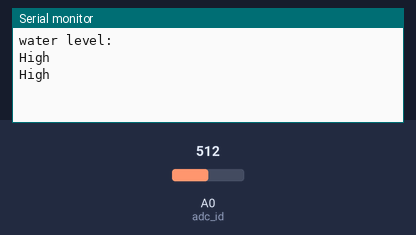
This sketch was run on a simulated Arduino Uno, built with avr-gcc and run on an emulated ATmega328P. Shown: the last lines printed to the serial monitor. Inputs (shaded band) come from the test bench; at power-on: A0 (adc_id) = 512.

Above: at 1.8 s.
1.9 s: A0 (adc_id) set to 342
At 2.8 s:
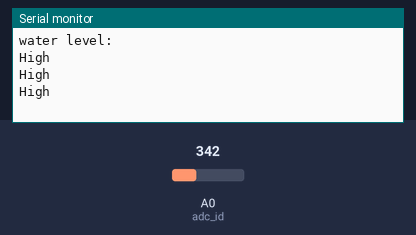
3.4 s: A0 (adc_id) set to 316
At 4.7 s:
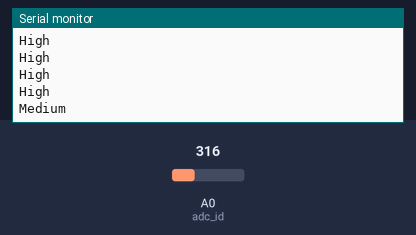
6.5 s: A0 (adc_id) set to 290
At 7.8 s:
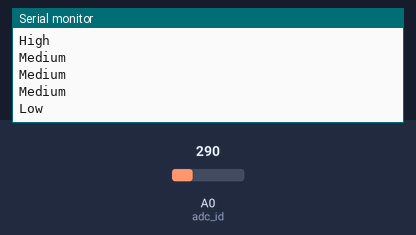
9.5 s: A0 (adc_id) set to 107
At 10.5 s:
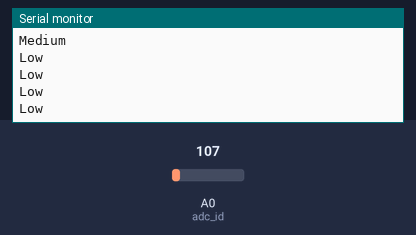
11.0 s: A0 (adc_id) set to 95
At 11.8 s:
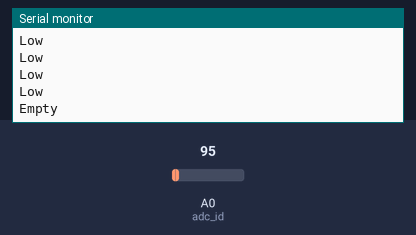

Measured:
- the behaviour switches between 331 and 330 on A0 (adc_id) (found by bisection; images 1 and 2)
- the behaviour switches between 301 and 300 on A0 (adc_id) (found by bisection; images 2 and 3)
- the behaviour switches between 101 and 100 on A0 (adc_id) (found by bisection; images 4 and 5)
- after the input at 3.4 s, the serial monitor: prints a new line after 0.60 s (image 2)
- after the input at 6.5 s, the serial monitor: prints a new line after 0.50 s (image 3)
- after the input at 11.0 s, the serial monitor: prints a new line at once (image 5)

The sketch:

WaterSensor.ino
```cpp
int adc_id = A0;

void setup()
{
  Serial.begin(9600);
  Serial.println("water level: ");
}
void loop()
{
    int value = analogRead(adc_id); // get adc value

    if(value <= 100) {
      Serial.println("Empty");
    } else if (value > 100 && value <= 300) {
      Serial.println("Low");
    } else if (value > 300 && value <= 330) {
      Serial.println("Medium");
    } else if (value > 330) {
      Serial.println("High");
    } else {
      Serial.print("No reading");
    }
    delay(1000);

}
```
